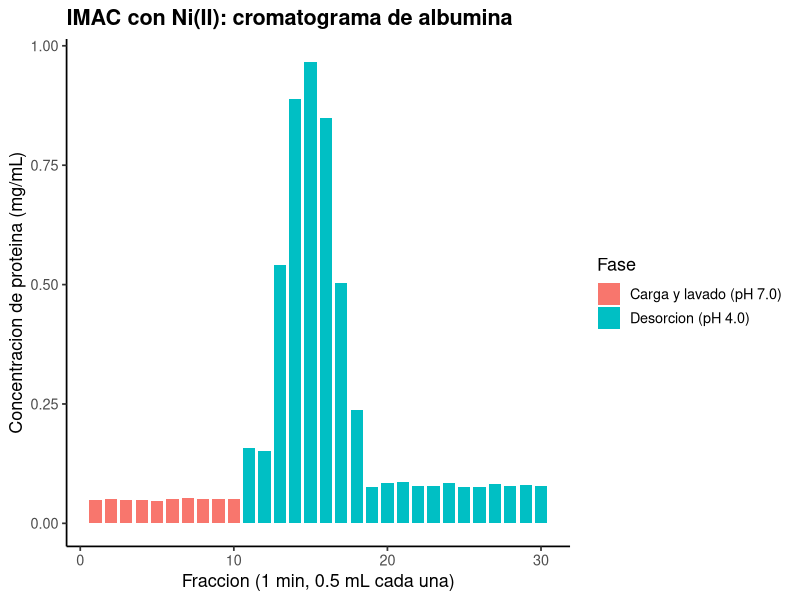
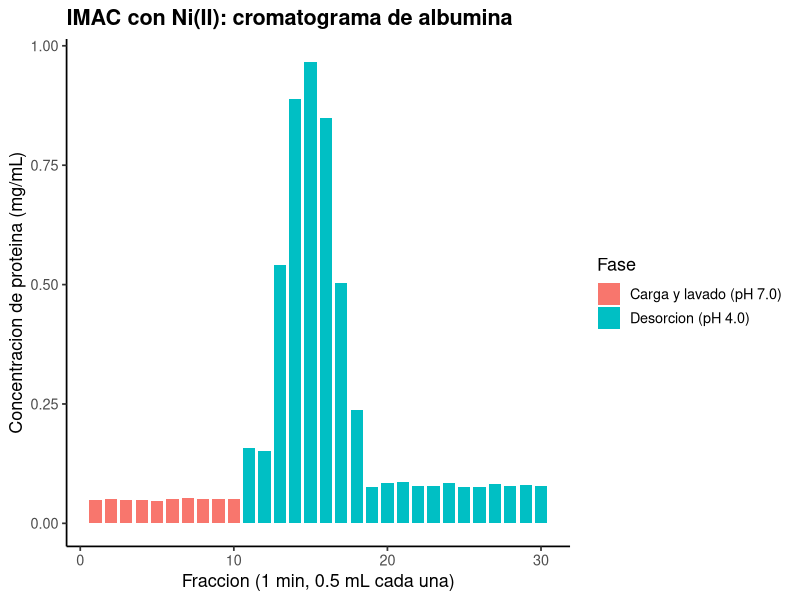

Recreate these plots in R, in order.
# ==========================================================================
# P7. Cromatografia de afinidad por metal inmovilizado (IMAC)
# ==========================================================================
# Autor: Dr. Jose Juan Torres Martinez
# Docente de Ciencias Quimicas
# Universidad Autonoma de San Luis Potosi (UASLP)
# Mexico
#
# Material academico para estudiantes
# Serie "Bioseparaciones" - Laboratorio, Practica 7. IMAC
#
# Descripcion: Recorrido por el laboratorio de la planta, estacion 7: la columna de afinidad IMAC con niquel. Aqui se analiza el cromatograma de IMAC con niquel: albumina cargada en buffer de adsorcion (fosfato 20 mM, NaCl 500 mM, pH 7.0) y desorbida con buffer pH 4.0. Cada fraccion es de 1 min a 0.5 mL/min, asi que la masa por fraccion es concentracion por 0.5 mL; la suma da la masa recuperada y su porcentaje respecto a los 6 mg cargados. Lo que se aprende aqui dice cuanta proteina se recupera en la desorcion y en que fracciones sale.
#
# Objetivos de aprendizaje:
#   - Identificar el pico de desorcion en el cromatograma.
#   - Calcular la masa de proteina por fraccion y la masa total.
#   - Calcular el porcentaje de recuperacion respecto a lo cargado.

# Datos: datos_imac.csv (concentracion de proteina por fraccion, medida por Bradford; carga 3 mL a 2 mg/mL = 6 mg).
# Recorrido: llegamos a la columna de IMAC ya preparada en la estacion del FPLC. Primera parada: la masa de proteina en cada fraccion. Segunda parada: la masa recuperada en la desorcion y su porcentaje. Tercera parada: el cromatograma. En cada parada calculamos y comentamos que significa el resultado antes de seguir.
# ==========================================================================

library(tidyverse)

# --------------------------------------------------------------------------
# Protocolo (Manual de Practicas, Practica 7. IMAC; pasos 9 a 19 del manual)
# --------------------------------------------------------------------------
# Buffers y soluciones (manual): buffer de adsorcion (fosfato 20 mM, NaCl 500 mM, pH 7.0, filtrado); buffer de desorcion (fosfato 20 mM, NaCl 500 mM, pH 4.0, filtrado); agua filtrada; sulfato de niquel (20 mM, filtrado); solucion acida (HCl 0.1 M, filtrado).
# Paso 9. Preparar una solucion de albumina (3 mL) en buffer de adsorcion a 2 mg/mL. Agitar suavemente para que se disuelvan los cristales.
# Paso 10. Con la columna conectada, alimentar agua por 5 min a un flujo de 0.5 mL/min.
# Paso 11. Detener la bomba y sustituir la alimentacion por la solucion de sulfato de niquel. Arrancar la bomba y alimentar el sulfato de niquel al mismo flujo hasta que el frente verde alcance la parte superior de la columna.
# Paso 12. Detener la bomba y sustituir la alimentacion por agua. Arrancar la bomba y lavar por 10 min.
# Paso 13. Detener la bomba y sustituir la alimentacion por el buffer de adsorcion. Arrancar la bomba y alimentar el buffer de adsorcion por 10 min o hasta que el pH de la solucion que sale de la columna sea 7.0 (verificarlo con papel pH).
# Paso 14. Cuando el pH sea el deseado el sistema esta listo para alimentar la muestra. No apagar la bomba. Cargar la solucion de proteina en una jeringa de 3 mL y llenar el loop del sistema cromatografico evitando la introduccion de burbujas.
# Paso 15. Conectar la salida de la bomba al fraccionador, al que previamente se le han colocado tubos de ensayo. Seleccionar 1 min como intervalo de fraccionacion. Una vez que la solucion comience a caer en el primer tubo de ensayo del automuestreador, inyectar la muestra y arrancar el automuestreador (sin olvidar cambiar de tubo).
# Paso 16. Permitir que se fraccionen 10 tubos de muestra. Despues detener la bomba junto con el fraccionador y sustituir la alimentacion por buffer de desorcion. Arrancar la bomba y el fraccionador y alimentar el buffer de desorcion hasta que se colecten 20 tubos de muestra.
# Paso 17. Detener la bomba junto con el fraccionador y sustituir la alimentacion por la solucion acida. Arrancar la bomba y el fraccionador y alimentar la solucion acida hasta que la coloracion azul de la columna desaparezca. Colectar cuantos tubos sean necesarios.
# Paso 18. Detener la bomba y el fraccionador y alimentar agua hasta que el pH de la solucion de salida de la columna sea neutro. No es necesario fraccionar mas tubos.
# Paso 19. Analizar los tubos fraccionados midiendo la absorbancia a 280 nm (a excepcion de los tubos que contienen niquel) y mediante SDS-PAGE (sesion 2).
# Sesion 2 (SDS-PAGE de las fracciones): el manual solo indica analizar las fracciones mediante SDS-PAGE en la sesion 2, sin detallar la preparacion de esas muestras. La indicacion para esa sesion es: calentar las muestras de las fracciones en microtubos 2 min antes de cargarlas, con buffer de carga 50/50 (50% muestra y 50% buffer de carga).
# Nota: en este script las concentraciones por fraccion son las del CSV de ejemplo (medidas por Bradford); el manual indica analizar las fracciones por absorbancia a 280 nm (excepto los tubos con niquel) y por SDS-PAGE en la sesion 2.
# Seguridad y reglas (manual): no introducir burbujas al llenar el loop; verificar el pH de salida con papel pH; bata blanca obligatoria y guantes cuando se indique.

# --------------------------------------------------------------------------
# Parada 1. Leer las fracciones y calcular la masa por fraccion
# --------------------------------------------------------------------------
# Estamos frente a la columna de IMAC con el colector de fracciones. Cada fraccion es de 1 min a 0.5 mL/min, asi que la masa por fraccion es la concentracion medida por Bradford por 0.5 mL.
# Fraccion de 1 min a 0.5 mL/min = 0.5 mL por fraccion.
# Masa por fraccion (mg) = concentracion (mg/mL) * 0.5 mL.
# Carga: 3 mL a 2 mg/mL = 6 mg de albumina.
volumen_fraccion_ml <- 0.5
masa_cargada_mg <- 6.0

datos <- read_csv("datos_imac.csv", show_col_types = FALSE)

datos <- datos %>%
  mutate(masa_mg = concentracion_proteina_mg_ml * volumen_fraccion_ml)

print(datos)

# --------------------------------------------------------------------------
# Parada 2. Masa recuperada en la desorcion y porcentaje de recuperacion
# --------------------------------------------------------------------------
# Seguimos en la columna: sumamos la masa por fase y calculamos la masa recuperada en la desorcion y su porcentaje respecto a los 6 mg cargados.
resumen <- datos %>%
  group_by(fase) %>%
  summarise(masa_mg = sum(masa_mg), .groups = "drop")

print(resumen)

masa_desorcion <- resumen %>%
  filter(fase == "Desorcion (pH 4.0)") %>%
  pull(masa_mg)
print(tibble(
  masa_recuperada_mg = masa_desorcion,
  recuperacion_porciento = masa_desorcion / masa_cargada_mg * 100
))

# --------------------------------------------------------------------------
# Parada 3. Grafica: cromatograma IMAC
# --------------------------------------------------------------------------
# Graficamos el cromatograma: cada barra es una fraccion y su color marca la fase, carga y lavado o desorcion. Aqui se ve donde sale la proteina.
grafica <- ggplot(
  datos,
  aes(x = fraccion, y = concentracion_proteina_mg_ml, fill = fase)
) +
  geom_col(width = 0.8) +
  labs(
    x = "Fraccion (1 min, 0.5 mL cada una)",
    y = "Concentracion de proteina (mg/mL)",
    fill = "Fase",
    title = "IMAC con Ni(II): cromatograma de albumina"
  ) +
  theme_classic(base_size = 13) +
  theme(plot.title = element_text(face = "bold"))

print(grafica)

# --------------------------------------------------------------------------
# 4. Exportar la grafica
# --------------------------------------------------------------------------
# Antes de salir de la columna de IMAC guardamos la grafica del recorrido.
ggsave("07_imac.png", grafica,
       width = 18, height = 12, units = "cm", dpi = 300)

# --------------------------------------------------------------------------
# Interpretacion
# --------------------------------------------------------------------------
# Grafica (cromatograma IMAC): el eje x es la fraccion (1 min, 0.5 mL cada una) y el eje y es la concentracion de proteina en mg/mL; el color marca la fase.
# - En carga y lavado casi no sale proteina: la albumina queda retenida en la columna con niquel a pH 7.0. Esto significa que la histidina de la superficie se une al niquel a pH 7, y por eso lo siguiente es cambiar el buffer para desorberla.
# - Al cambiar a pH 4.0 aparece el pico de desorcion entre las fracciones 13 y 17, donde sale la mayor parte de la proteina. Esto significa que al protonarse la histidina a pH 4 la union se rompe y la proteina sale en pocas fracciones concentradas, que son las que se juntan.

# --------------------------------------------------------------------------
# Que aprendimos
# --------------------------------------------------------------------------
# - La histidina de la superficie se une al niquel a pH 7 y se protona a pH 4, lo que rompe la union y desorbe la proteina.
# - La masa recuperada es la suma de concentracion por volumen en cada fraccion de la desorcion.
# Terminamos el recorrido en la columna de IMAC: ya sabemos en que fracciones sale la albumina y cuanta se recupera. Seguimos a la ultima estacion del laboratorio: la columna de intercambio ionico, donde la carga de la albumina decide si se retiene.
